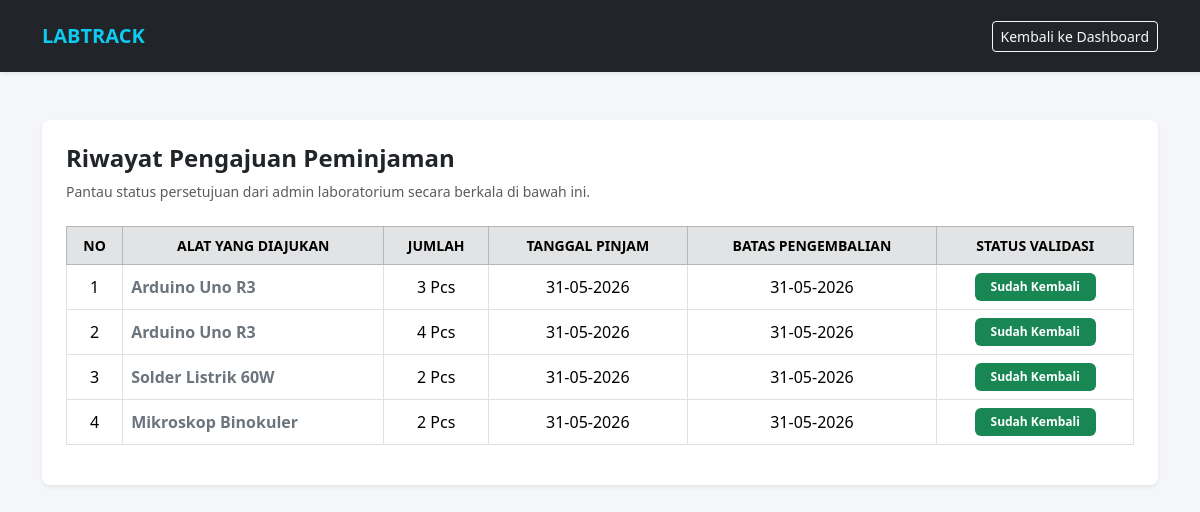
/riwayat.php (signed in), run on the app's committed database.
### tables this page shows
CREATE TABLE `peminjaman` (
  `id_pinjam` int NOT NULL AUTO_INCREMENT,
  `id_user` int DEFAULT NULL,
  `id_alat` int DEFAULT NULL,
  `jumlah` int NOT NULL,
  `tgl_pinjam` date NOT NULL,
  `tgl_kembali` date NOT NULL,
  `status` enum('menunggu','dipinjam','kembali','terlambat') DEFAULT 'menunggu',
  PRIMARY KEY (`id_pinjam`),
  KEY `id_user` (`id_user`),
  KEY `id_alat` (`id_alat`),
  CONSTRAINT `peminjaman_ibfk_1` FOREIGN KEY (`id_user`) REFERENCES `users` (`id_user`),
  CONSTRAINT `peminjaman_ibfk_2` FOREIGN KEY (`id_alat`) REFERENCES `inventaris` (`id_alat`)
);

CREATE TABLE `inventaris` (
  `id_alat` int NOT NULL AUTO_INCREMENT,
  `nama_alat` varchar(100) NOT NULL,
  `stok` int NOT NULL,
  `deskripsi` text,
  PRIMARY KEY (`id_alat`)
);

### riwayat.php (the view, shortened to what this page needs)
<?php
include 'config/db.php';
$id_user = $_SESSION['id_user'];
$query_riwayat = "SELECT p.*, i.nama_alat FROM peminjaman p
                  JOIN inventaris i ON p.id_alat = i.id_alat
                  WHERE p.id_user = '$id_user'
                  ORDER BY p.id_pinjam DESC";
$riwayat = mysqli_query($conn, $query_riwayat);
?>
<!DOCTYPE html>
<html lang="id">
<head>
    <link href="https://cdn.jsdelivr.net/npm/bootstrap@5.3.3/dist/css/bootstrap.min.css" rel="stylesheet">
    <link href="assets/css/style.css" rel="stylesheet">
</head>
<body>
<nav class="navbar navbar-expand-lg navbar-dark bg-dark shadow-sm py-3">
    <div class="container">
        <a class="navbar-brand fw-bold text-info" href="dashboard.php">LABTRACK</a>
        <a href="dashboard.php" class="btn btn-sm btn-outline-light">Kembali ke Dashboard</a>
    </div>
</nav>
<div class="container my-5">
    <div class="card border-0 shadow-sm p-4 bg-white rounded-3">
        <h4 class="fw-bold text-dark mb-2">Riwayat Pengajuan Peminjaman</h4>
        <p class="text-muted small mb-4">Pantau status persetujuan dari admin laboratorium secara berkala di bawah ini.</p>
        <div class="table-responsive">
            <table class="table table-bordered align-middle text-center">
                <thead class="table-secondary small fw-bold text-uppercase">
                    <tr>
                        <th>No</th>
                        <th>Alat yang Diajukan</th>
                        <th>Jumlah</th>
                        <th>Tanggal Pinjam</th>
                        <th>Batas Pengembalian</th>
                        <th>Status Validasi</th>
                    </tr>
                </thead>
                <tbody>
                    <?php if(mysqli_num_rows($riwayat) > 0): ?>
                        <?php $no = 1; while($row = mysqli_fetch_assoc($riwayat)): ?>
                        <tr>
                            <td><?php echo $no++; ?></td>
                            <td class="text-start fw-bold text-secondary"><?php echo $row['nama_alat']; ?></td>
                            <td><?php echo $row['jumlah']; ?> Pcs</td>
                            <td><?php echo date('d-m-Y', strtotime($row['tgl_pinjam'])); ?></td>
                            <td><?php echo date('d-m-Y', strtotime($row['tgl_kembali'])); ?></td>
                            <td>
                                <?php
                                if($row['status'] == 'menunggu') {
                                    echo '<span class="badge bg-warning text-dark py-2 px-3 fw-semibold">Menunggu Admin</span>';
                                } elseif($row['status'] == 'dipinjam') {
                                    echo '<span class="badge bg-primary py-2 px-3 fw-semibold">Sedang Dipinjam</span>';
                                } elseif($row['status'] == 'kembali') {
                                    echo '<span class="badge bg-success py-2 px-3 fw-semibold">Sudah Kembali</span>';
                                } else {
                                    echo '<span class="badge bg-danger py-2 px-3 fw-semibold">Terlambat</span>';
                                }
                                ?>
                            </td>
                        </tr>
                        <?php endwhile; ?>
                    <?php else: ?>
                        <tr>
                            <td colspan="6" class="text-center py-4 text-muted">Kamu belum pernah membuat pengajuan peminjaman alat apa pun.</td>
                        </tr>
                    <?php endif; ?>
                </tbody>
            </table>
        </div>
    </div>
</div>
</body>
</html>

### assets/style.css (style rules this page uses)
body { background-color: #f4f6f9; font-family: 'Segoe UI', Tahoma, Geneva, Verdana, sans-serif; }

### data on the page
peminjaman: id_alat.nama_alat "Arduino Uno R3", jumlah "3", tgl_pinjam "31-05-2026", tgl_kembali "31-05-2026", status "Sudah Kembali"
peminjaman: id_alat.nama_alat "Arduino Uno R3", jumlah "4", tgl_pinjam "31-05-2026", tgl_kembali "31-05-2026", status "Sudah Kembali"
peminjaman: id_alat.nama_alat "Solder Listrik 60W", jumlah "2", tgl_pinjam "31-05-2026", tgl_kembali "31-05-2026", status "Sudah Kembali"
peminjaman: id_alat.nama_alat "Mikroskop Binokuler", jumlah "2", tgl_pinjam "31-05-2026", tgl_kembali "31-05-2026", status "Sudah Kembali"
